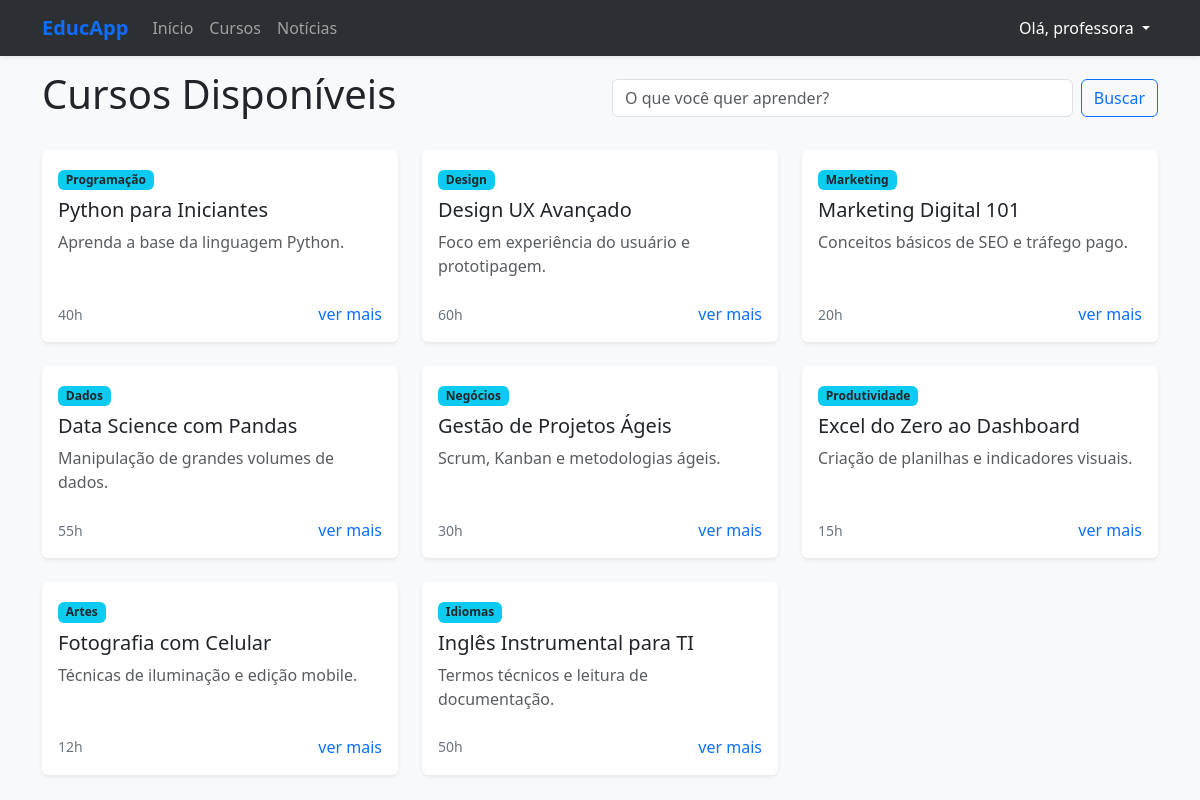
Page /cursos/ (signed in) on the committed database.
### homeapp/models.py (models this page shows, shortened)
class Curso(models.Model):
    STATUS_CHOICES = [
        ('R', 'Rascunho'),
        ('P', 'Publicado'),
        ('E', 'Encerrado'),
    ]
    nome = models.CharField(max_length=200)
    categoria = models.CharField(max_length=100)
    carga_horaria = models.PositiveIntegerField(help_text="Carga horária em horas")
    descricao = models.TextField()
    data_lancamento = models.DateTimeField(auto_now_add=True)
    status = models.CharField(max_length=1, choices=STATUS_CHOICES, default='R')

### homeapp/views.py (the view)
# urls.py: path('cursos/', views.cursos, name='cursos'),
def cursos(request):
    termo_busca = request.GET.get('busca')
    todos_cursos = Curso.objects.filter(status='P')
    if termo_busca:
        todos_cursos = todos_cursos.filter(nome__icontains=termo_busca)
    return render(request, 'homeapp/cursos.html', {'cursos': todos_cursos})

### homeapp/templates/homeapp/cursos.html (shortened to what this page needs)
{% extends 'homeapp/base.html' %}
{% block content %}
<div class="row mb-4 align-items-center">
    <div class="col-md-6">
        <h2 class="display-6">Cursos Disponíveis</h2>
    </div>
    <div class="col-md-6">
        <form method="GET" class="d-flex">
            <input class="form-control me-2" type="text" name="busca" placeholder="O que você quer aprender?" value="{{ request.GET.busca }}">
            <button class="btn btn-outline-primary" type="submit">Buscar</button>
        </form>
    </div>
</div>
<div class="row row-cols-1 row-cols-md-3 g-4">
    {% for curso in cursos %}
    <div class="col">
        <div class="card h-100">
            <div class="card-body">
                <span class="badge bg-info text-dark mb-2">{{ curso.categoria }}</span>
                <h5 class="card-title">{{ curso.nome }}</h5>
                <p class="card-text text-muted">{{ curso.descricao|truncatewords:15 }}</p>
            </div>
            <div class="card-footer bg-transparent border-0 pb-3">
                <div class="d-flex justify-content-between align-items-center">
                    <small class="text-secondary"> {{ curso.carga_horaria }}h</small>
                    <a href="{% url 'detalhe_curso' curso.id %}" style="text-decoration: none;">ver mais</a>
                </div>
            </div>
        </div>
    </div>
    {% empty %}
    <div class="col-12 text-center py-5">
        <p class="lead">Nenhum curso encontrado.</p>
        <a href="{% url 'cursos' %}" class="btn btn-link">Limpar filtros</a>
    </div>
    {% endfor %}
</div>
{% endblock %}

### homeapp/templates/homeapp/base.html (shortened to what this page needs)
<!DOCTYPE html>
<html lang="pt-br">
<head>
    <link href="https://cdn.jsdelivr.net/npm/bootstrap@5.3.0/dist/css/bootstrap.min.css" rel="stylesheet">
</head>
<body>
    <nav class="navbar navbar-expand-lg navbar-dark bg-dark fixed-top shadow-sm">
        <div class="container">
            <a class="navbar-brand" href="{% url 'home' %}">EducApp</a>
            <div class="collapse navbar-collapse" id="navbarNav">
                <ul class="navbar-nav me-auto">
                    <li class="nav-item"><a class="nav-link" href="{% url 'home' %}">Início</a></li>
                    <li class="nav-item"><a class="nav-link" href="{% url 'cursos' %}">Cursos</a></li>
                    <li class="nav-item"><a class="nav-link" href="{% url 'noticias' %}">Notícias</a></li>
                </ul>
                <ul class="navbar-nav">
                    {% if user.is_authenticated %}
                        <li class="nav-item dropdown">
                            <a class="nav-link dropdown-toggle text-white" href="#" id="userDropdown" role="button" data-bs-toggle="dropdown">
                                Olá, {{ user.username }}
                            </a>
                        </li>
                    {% else %}
                        <li class="nav-item"><a class="nav-link" href="{% url 'entrar' %}">Entrar</a></li>
                        <li class="nav-item"><a class="btn btn-primary btn-sm ms-lg-2 mt-1" href="{% url 'cadastro_usuario' %}">Cadastrar</a></li>
                    {% endif %}
                </ul>
            </div>
        </div>
    </nav>
    <div class="container">
        {% block content %}{% endblock %}
    </div>
</body>
</html>

### homeapp/templates/homeapp/base.html (style rules this page uses)
body { background-color: #f8f9fa; padding-top: 70px; }
.navbar-brand { font-weight: bold; color: #0d6efd !important; }
.card { border: none; box-shadow: 0 0.125rem 0.25rem rgba(0, 0, 0, 0.075); transition: transform 0.2s; }
.navbar { backdrop-filter: blur(10px); background-color: rgba(33, 37, 41, 0.95) !important; }

### rows in the picture
Curso: categoria "Programação", nome "Python para Iniciantes", descricao "Aprenda a base da linguagem Python.", carga_horaria "40"
Curso: categoria "Design", nome "Design UX Avançado", descricao "Foco em experiência do usuário e prototipagem.", carga_horaria "60"
Curso: categoria "Marketing", nome "Marketing Digital 101", descricao "Conceitos básicos de SEO e tráfego pago.", carga_horaria "20"
Curso: categoria "Dados", nome "Data Science com Pandas", descricao "Manipulação de grandes volumes de dados.", carga_horaria "55"
Curso: categoria "Negócios", nome "Gestão de Projetos Ágeis", descricao "Scrum, Kanban e metodologias ágeis.", carga_horaria "30"
Curso: categoria "Produtividade", nome "Excel do Zero ao Dashboard", descricao "Criação de planilhas e indicadores visuais.", carga_horaria "15"
Curso: categoria "Artes", nome "Fotografia com Celular", descricao "Técnicas de iluminação e edição mobile.", carga_horaria "12"
Curso: categoria "Idiomas", nome "Inglês Instrumental para TI", descricao "Termos técnicos e leitura de documentação.", carga_horaria "50"

### other values in the picture
{{ user.username }} "professora"
